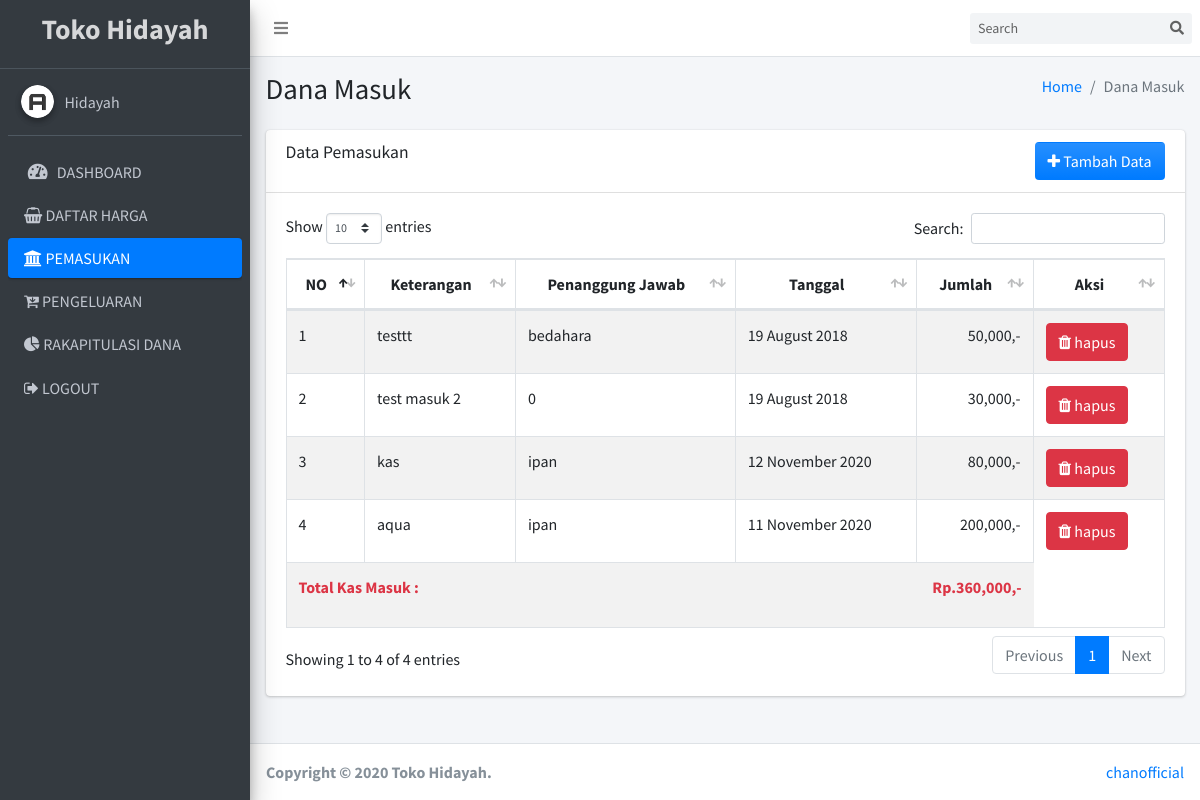
The page /page/masuk.php (signed in) on the database its author committed.
### tables this page shows
CREATE TABLE `kas` (
  `id` int(11) NOT NULL,
  `penanggung` varchar(100) NOT NULL,
  `keterangan` varchar(300) NOT NULL,
  `tgl` date NOT NULL,
  `masuk` int(10) NOT NULL,
  `jenis` varchar(20) NOT NULL,
  `keluar` int(20) NOT NULL
);

### page/masuk.php (the view, shortened to what this page needs)
<?php
require '../koneksi.php';
?>
<!DOCTYPE html>
<html>
<head>
  <link rel="stylesheet" href="../plugins/fontawesome-free/css/all.min.css">
  <link rel="stylesheet" href="https://code.ionicframework.com/ionicons/2.0.1/css/ionicons.min.css">
  <link rel="stylesheet" href="../plugins/datatables-bs4/css/dataTables.bootstrap4.min.css">
  <link rel="stylesheet" href="../plugins/datatables-responsive/css/responsive.bootstrap4.min.css">
  <link rel="stylesheet" href="../plugins/sweetalert2-theme-bootstrap-4/bootstrap-4.min.css">
  <link rel="stylesheet" href="../plugins/toastr/toastr.min.css">
  <link rel="stylesheet" href="../dist/css/adminlte.min.css">
  <link rel="stylesheet" href="https://cdnjs.cloudflare.com/ajax/libs/font-awesome/4.7.0/css/font-awesome.min.css">
</head>
<body class="hold-transition sidebar-mini">
  <div class="wrapper">
    <nav class="main-header navbar navbar-expand navbar-white navbar-light">
      <ul class="navbar-nav">
        <li class="nav-item">
          <a class="nav-link" data-widget="pushmenu" href="#" role="button"><i class="fas fa-bars"></i></a>
        </li>
      </ul>
      <form class="form-inline ml-auto">
        <div class="input-group input-group-sm">
          <input class="form-control form-control-navbar" type="search" placeholder="Search" aria-label="Search">
          <div class="input-group-append">
            <button class="btn btn-navbar" type="submit">
              <i class="fas fa-search"></i>
            </button>
          </div>
        </div>
      </form>
    </nav>
  <aside class="main-sidebar sidebar-dark-primary elevation-4">
    <a href="#" class="brand-link text-center">
      <h3 class="brand-text font-weight-bold">Toko Hidayah</h3>
    </a>
    <div class="sidebar">
      <div class="user-panel mt-3 pb-3 mb-3 d-flex">
        <div class="image">
          <img src="../dist/img/user2-160x160.jpg" class="img-circle elevation-2" alt="User Image">
        </div>
        <div class="info">
          <a href="#" class="d-block"><?php echo ucwords($_SESSION['username']); ?></a>
        </div>
      </div>
      <nav class="mt-2">
        <ul class="nav nav-pills nav-sidebar flex-column" data-widget="treeview" role="menu" data-accordion="false">
          <li class="nav-item">
            <a href="home.php" class="nav-link">
              <i class="nav-icon fas fa-tachometer-alt"></i>
              <p>
                DASHBOARD
              </p>
            </a>
          </li>
          <li class="nav-item">
            <a href="barang.php" class="nav-link">
            <i class="fa fa-shopping-basket"></i>
              <p>
                DAFTAR HARGA
              </p>
            </a>
          </li>
          <li class="nav-item">
            <a href="masuk.php" class="nav-link active">
              <i class="fa fa-institution"></i>
              <p>
                PEMASUKAN
              </p>
            </a>
          </li>
          <li class="nav-item">
            <a href="keluar.php" class="nav-link">
              <i class="fa fa-cart-arrow-down"></i>
              <p>
                PENGELUARAN
              </p>
            </a>
          </li>
          <li class="nav-item">
            <a href="rekap.php" class="nav-link">
              <i class="fa fa-pie-chart"></i>
              <p>
                RAKAPITULASI DANA
              </p>
            </a>
          </li>
          <li class="nav-item">
            <a href="../logout.php" class="nav-link">
              <i class="fa fa-sign-out"></i>
              <p>
                LOGOUT
              </p>
            </a>
          </li>
        </ul>
      </nav>
    </div>
  </aside>
  <div class="content-wrapper">
    <section class="content-header">
      <div class="container-fluid">
        <div class="row mb-2">
          <div class="col-sm-6">
            <h1>Dana Masuk</h1>
          </div>
          <div class="col-sm-6">
            <ol class="breadcrumb float-sm-right">
              <li class="breadcrumb-item"><a href="home.php">Home</a></li>
              <li class="breadcrumb-item active">Dana Masuk</li>
            </ol>
          </div>
        </div>
      </div>
    </section>
    <section class="content">
      <div class="container-fluid">
        <div class="row">
          <div class="col-12">
            <div class="card">
              <div class="card-header">
                <h3 class="card-title">Data Pemasukan</h3>
                <button type="button" class="btn bg-gradient-primary pull-right" data-toggle="modal" data-target="#tambah"><li class="fa fa-plus"></li> Tambah Data</button>
              </div>
              <div class="card-body">
                <table id="example1" class="table table-bordered table-striped">
                  <thead>
                  <tr class="text-center">
                    <th>NO</th>
                    <th>Keterangan</th>
                    <th>Penanggung Jawab</th>
                    <th>Tanggal</th>
                    <th>Jumlah</th>
                    <th>Aksi</th>
                  </tr>
                  </thead>
                  <tbody>
                        <?php
                          $no = 1;
                           $sql = mysqli_query($koneksi, "SELECT * FROM kas WHERE jenis = 'masuk' ");
                           while ($data = mysqli_fetch_assoc($sql)) {
                        ?>
                  <tr>
                    <td><?php echo $no++; ?></td>
                    <td><?php echo $data['keterangan']; ?></td>
                    <td><?php echo $data['penanggung']; ?></td>
                    <td><?php echo date('d F Y', strtotime($data['tgl'])); ?></td>
                    <td class="text-right"><?php echo number_format($data['masuk']).",-"; ?></td>
                    <td><a href="hapus_masuk.php?id=<?php echo $data['id'];?>"  class="btn btn-danger btn-md btn-del" title="Hapus Data"><i class="fa fa-trash"></i> hapus</a>
                  </tr>
                         <?php
                         $total = $total+$data['masuk'];
                         }
                        ?>
                  </tbody>
                  <tr class="text-center">
                    <td colspan="5" class="font-weight-bold text-red"><p class="pull-left">Total Kas Masuk : </p><p class="font-weight-bold pull-right text-red"><?php echo " Rp." . number_format($total).",-"; ?></p></td>
                  </tr>
                </table>
              </div>
            </div>
          </div>
        </div>
      </div>
    </section>
  </div>
  <footer class="main-footer">
    <div class="float-right d-none d-sm-inline">
      <a href="http://chanofficial.my.id">chanofficial</a>
    </div>
    <strong>Copyright &copy; 2020 Toko Hidayah.</strong>
  </footer>
</div>
</body>
</html>

### rows shown on the page
kas: keterangan "testtt", penanggung "bedahara", tgl "19 August 2018", masuk "50,000"
kas: keterangan "test masuk 2", penanggung "0", tgl "19 August 2018", masuk "30,000"
kas: keterangan "kas", penanggung "ipan", tgl "12 November 2020", masuk "80,000"
kas: keterangan "aqua", penanggung "ipan", tgl "11 November 2020", masuk "200,000"

### other values the page prints
$_SESSION['username'] "Hidayah"
$total "360,000"
